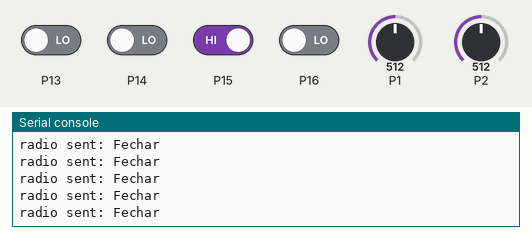
This program was run on a simulated BBC micro:bit (MakeCode). Parts: the last lines printed to the serial console. The test bench sets the inputs (shaded band); at power-on: P15 HIGH, P13, P14, P16 LOW, P1 = 512, P2 = 512 (analog values on the 0–1023 scale). No radio messages arrive unless stated (any console line starting 'radio sent:' is added by the test bench).

Above: at 1.2 s.
1.3 s: P13 driven HIGH
At 2.2 s:
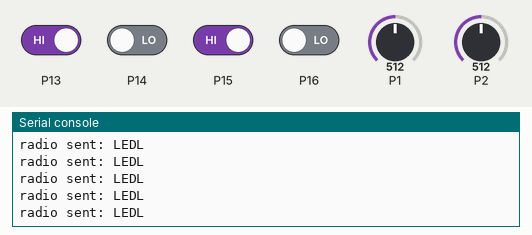
2.8 s: P15 driven LOW
At 3.6 s:
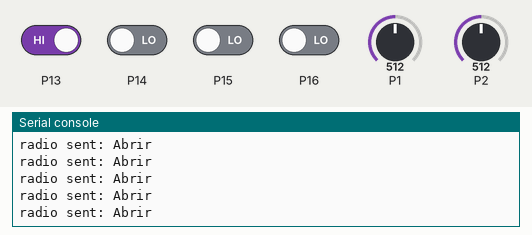
4.3 s: P15 driven HIGH and P16 driven HIGH
At 5.3 s:
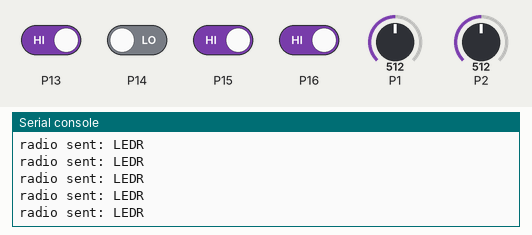
5.8 s: P14 driven HIGH
At 6.5 s:
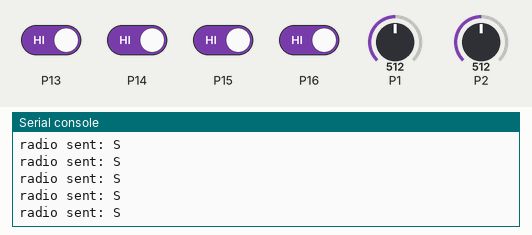

Measured:
- after the input at 1.3 s, the serial console: prints a new line at once (image 1)
- after the input at 2.8 s, the serial console: prints a new line at once (image 2)
- after the input at 4.3 s, the serial console: prints a new line at once (image 3)
- after the input at 5.8 s, the serial console: prints a new line at once (image 4)

The program:

main.ts
```typescript
radio.setGroup(1)
pins.setPull(DigitalPin.P13, PinPullMode.PullNone)
pins.setPull(DigitalPin.P14, PinPullMode.PullNone)
pins.setPull(DigitalPin.P15, PinPullMode.PullNone)
pins.setPull(DigitalPin.P16, PinPullMode.PullNone)
basic.forever(function () {
    if (pins.digitalReadPin(DigitalPin.P15) == 0) {
        radio.sendString("Abrir")
    } else if (pins.digitalReadPin(DigitalPin.P13) == 0) {
        radio.sendString("Fechar")
    } else if (pins.digitalReadPin(DigitalPin.P16) == 0) {
        radio.sendString("LEDL")
    } else if (pins.digitalReadPin(DigitalPin.P14) == 0) {
        radio.sendString("LEDR")
    } else {
        if (pins.analogReadPin(AnalogPin.P2) > 550 && (pins.analogReadPin(AnalogPin.P1) > 400 && pins.analogReadPin(AnalogPin.P1) < 600)) {
            radio.sendValue("F", pins.analogReadPin(AnalogPin.P2))
        } else if (pins.analogReadPin(AnalogPin.P2) < 450 && (pins.analogReadPin(AnalogPin.P1) > 400 && pins.analogReadPin(AnalogPin.P1) < 600)) {
            radio.sendValue("T", pins.analogReadPin(AnalogPin.P2))
        } else if (pins.analogReadPin(AnalogPin.P1) < 450 && (pins.analogReadPin(AnalogPin.P2) > 400 && pins.analogReadPin(AnalogPin.P2) < 600)) {
            radio.sendValue("E", pins.analogReadPin(AnalogPin.P1))
        } else if (pins.analogReadPin(AnalogPin.P1) > 550 && (pins.analogReadPin(AnalogPin.P2) > 400 && pins.analogReadPin(AnalogPin.P2) < 600)) {
            radio.sendValue("D", pins.analogReadPin(AnalogPin.P1))
        } else {
            radio.sendString("S")
        }
    }
})
```

test.ts
```typescript
// os teses vão aqui; isto não será compilado quando este pacote for usado como extensão.
```
